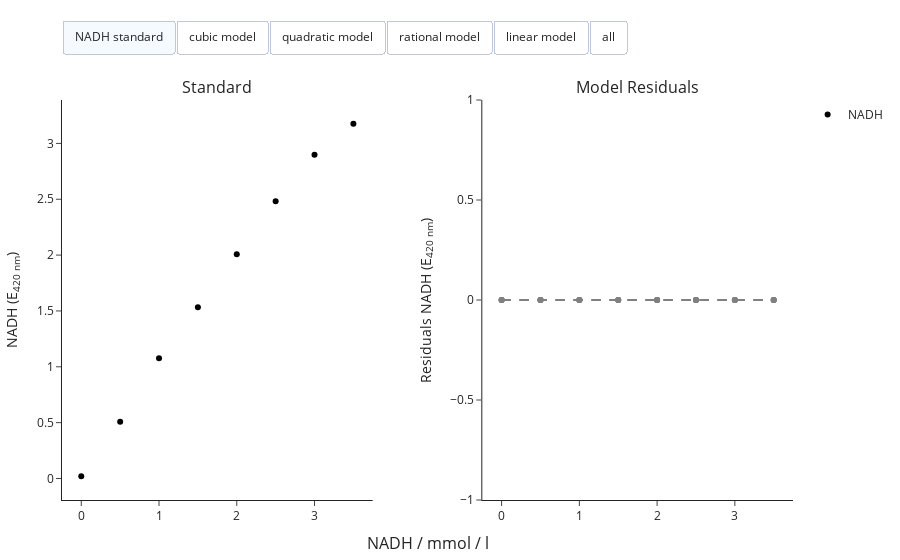

The notebook cell saved with this chart:
### Markdown cell above
### Visualizing calibration models

After fitting, the calibration models can be visualized using the `visualize` method. The method returns an interactive figure, allowing the user to inspect the calibration models and the residuals and to compare the models.

### Code cell
calibrator.visualize()

### Figure 1 — Plotly figure (JSON) as saved in the notebook; plotly's stock layout.template omitted (floating-point values rounded to 4 significant figures)
{"data": [{"customdata": ["NADH standard"], "hovertemplate": "Signal: %{y:.2f}", "marker": {"color": "#000000"}, "mode": "markers", "name": "NADH", "type": "scatter", "visible": true, "x": [0, 0.5, 1, 1.5, 2, 2.5, 3, 3.5], "xaxis": "x", "y": [0.02, 0.509, 1.076, 1.534, 2.008, 2.482, 2.898, 3.176], "yaxis": "y"}, {"customdata": ["cubic model"], "hovertemplate": "Signal: %{y:.2f}", "marker": {"color": "#636EFA"}, "mode": "lines", "name": "cubic model", "type": "scatter", "visible": false, "x": [0, 0.03535, 0.07071, 0.1061, 0.1414, 0.1768, 0.2121, 0.2475, 0.2828, 0.3182, 0.3535, 0.3889, 0.4242, 0.4596, 0.4949, 0.5303, 0.5657, 0.601, 0.6364, 0.6717, 0.7071, 0.7424, 0.7778, 0.8131, 0.8485, 0.8838, 0.9192, 0.9545, 0.9899, 1.025, 1.061, 1.096, 1.131, 1.167, 1.202, 1.237, 1.273, 1.308, 1.343, 1.379, 1.414, 1.449, 1.485, 1.52, 1.556, 1.591, 1.626, 1.662, 1.697, 1.732, 1.768, 1.803, 1.838, 1.874, 1.909, 1.944, 1.98, 2.015, 2.051, 2.086, 2.121, 2.157, 2.192, 2.227, 2.263, 2.298, 2.333, 2.369, 2.404, 2.439, 2.475, 2.51, 2.545, 2.581, 2.616, 2.652, 2.687, 2.722, 2.758, 2.793, 2.828, 2.864, 2.899, 2.934, 2.97, 3.005, 3.04, 3.076, 3.111, 3.146, 3.182, 3.217, 3.253, 3.288, 3.323, 3.359, 3.394, 3.429, 3.465, 3.5], "xaxis": "x", "y": [0.02024, 0.0551, 0.0901, 0.1252, 0.1605, 0.1958, 0.2313, 0.2669, 0.3026, 0.3383, 0.3742, 0.4101, 0.4462, 0.4822, 0.5184, 0.5546, 0.5909, 0.6272, 0.6635, 0.6999, 0.7363, 0.7727, 0.8092, 0.8456, 0.8821, 0.9185, 0.955, 0.9914, 1.028, 1.064, 1.101, 1.137, 1.173, 1.209, 1.245, 1.282, 1.318, 1.354, 1.389, 1.425, 1.461, 1.497, 1.532, 1.567, 1.603, 1.638, 1.673, 1.708, 1.742, 1.777, 1.811, 1.846, 1.88, 1.914, 1.948, 1.981, 2.015, 2.048, 2.081, 2.114, 2.146, 2.179, 2.211, 2.243, 2.274, 2.306, 2.337, 2.368, 2.399, 2.429, 2.459, 2.489, 2.519, 2.548, 2.577, 2.606, 2.634, 2.662, 2.69, 2.717, 2.744, 2.771, 2.798, 2.824, 2.849, 2.875, 2.9, 2.924, 2.949, 2.972, 2.996, 3.019, 3.042, 3.064, 3.086, 3.107, 3.128, 3.149, 3.169, 3.188], "yaxis": "y"}, {"customdata": ["cubic model"], "hoverinfo": "skip", "hovertemplate": "Signal: %{y:.2f}", "marker": {"color": "#636EFA"}, "mode": "markers", "name": "Residuals", "type": "scatter", "visible": false, "x": [0, 0.5, 1, 1.5, 2, 2.5, 3, 3.5], "xaxis": "x2", "y": [-0.0002426, -0.01457, 0.03781, -0.01318, -0.02563, 0.001401, 0.02683, -0.01242], "yaxis": "y2"}, {"customdata": ["cubic model"], "hovertemplate": "Signal: %{y:.2f}", "line": {"color": "grey", "dash": "dash", "width": 2}, "showlegend": false, "type": "scatter", "visible": true, "x": [0, 0.5, 1, 1.5, 2, 2.5, 3, 3.5], "xaxis": "x2", "y": [0, 0, 0, 0, 0, 0, 0, 0], "yaxis": "y2"}, {"customdata": ["quadratic model"], "hovertemplate": "Signal: %{y:.2f}", "marker": {"color": "#EF553B"}, "mode": "lines", "name": "quadratic model", "type": "scatter", "visible": false, "x": [0, 0.03535, 0.07071, 0.1061, 0.1414, 0.1768, 0.2121, 0.2475, 0.2828, 0.3182, 0.3535, 0.3889, 0.4242, 0.4596, 0.4949, 0.5303, 0.5657, 0.601, 0.6364, 0.6717, 0.7071, 0.7424, 0.7778, 0.8131, 0.8485, 0.8838, 0.9192, 0.9545, 0.9899, 1.025, 1.061, 1.096, 1.131, 1.167, 1.202, 1.237, 1.273, 1.308, 1.343, 1.379, 1.414, 1.449, 1.485, 1.52, 1.556, 1.591, 1.626, 1.662, 1.697, 1.732, 1.768, 1.803, 1.838, 1.874, 1.909, 1.944, 1.98, 2.015, 2.051, 2.086, 2.121, 2.157, 2.192, 2.227, 2.263, 2.298, 2.333, 2.369, 2.404, 2.439, 2.475, 2.51, 2.545, 2.581, 2.616, 2.652, 2.687, 2.722, 2.758, 2.793, 2.828, 2.864, 2.899, 2.934, 2.97, 3.005, 3.04, 3.076, 3.111, 3.146, 3.182, 3.217, 3.253, 3.288, 3.323, 3.359, 3.394, 3.429, 3.465, 3.5], "xaxis": "x", "y": [-0.009375, 0.03082, 0.07086, 0.1108, 0.1505, 0.1901, 0.2295, 0.2688, 0.3079, 0.3468, 0.3856, 0.4243, 0.4628, 0.5011, 0.5393, 0.5773, 0.6152, 0.6529, 0.6905, 0.7279, 0.7651, 0.8022, 0.8392, 0.8759, 0.9126, 0.949, 0.9854, 1.022, 1.058, 1.093, 1.129, 1.165, 1.2, 1.235, 1.27, 1.305, 1.34, 1.375, 1.409, 1.443, 1.478, 1.512, 1.545, 1.579, 1.613, 1.646, 1.679, 1.712, 1.745, 1.778, 1.811, 1.843, 1.875, 1.907, 1.939, 1.971, 2.003, 2.034, 2.066, 2.097, 2.128, 2.159, 2.19, 2.22, 2.251, 2.281, 2.311, 2.341, 2.371, 2.401, 2.43, 2.459, 2.489, 2.518, 2.546, 2.575, 2.604, 2.632, 2.66, 2.689, 2.716, 2.744, 2.772, 2.799, 2.827, 2.854, 2.881, 2.908, 2.934, 2.961, 2.987, 3.014, 3.04, 3.066, 3.091, 3.117, 3.143, 3.168, 3.193, 3.218], "yaxis": "y"}, {"customdata": ["quadratic model"], "hoverinfo": "skip", "hovertemplate": "Signal: %{y:.2f}", "marker": {"color": "#EF553B"}, "mode": "markers", "name": "Residuals", "type": "scatter", "visible": false, "x": [0, 0.5, 1, 1.5, 2, 2.5, 3, 3.5], "xaxis": "x2", "y": [0.02938, -0.03572, 0.008196, -0.02587, -0.01293, 0.03102, 0.04798, -0.04204], "yaxis": "y2"}, {"customdata": ["quadratic model"], "hovertemplate": "Signal: %{y:.2f}", "line": {"color": "grey", "dash": "dash", "width": 2}, "showlegend": false, "type": "scatter", "visible": true, "x": [0, 0.5, 1, 1.5, 2, 2.5, 3, 3.5], "xaxis": "x2", "y": [0, 0, 0, 0, 0, 0, 0, 0], "yaxis": "y2"}, {"customdata": ["rational model"], "hovertemplate": "Signal: %{y:.2f}", "marker": {"color": "#00CC96"}, "mode": "lines", "name": "rational model", "type": "scatter", "visible": false, "x": [0, 0.03535, 0.07071, 0.1061, 0.1414, 0.1768, 0.2121, 0.2475, 0.2828, 0.3182, 0.3535, 0.3889, 0.4242, 0.4596, 0.4949, 0.5303, 0.5657, 0.601, 0.6364, 0.6717, 0.7071, 0.7424, 0.7778, 0.8131, 0.8485, 0.8838, 0.9192, 0.9545, 0.9899, 1.025, 1.061, 1.096, 1.131, 1.167, 1.202, 1.237, 1.273, 1.308, 1.343, 1.379, 1.414, 1.449, 1.485, 1.52, 1.556, 1.591, 1.626, 1.662, 1.697, 1.732, 1.768, 1.803, 1.838, 1.874, 1.909, 1.944, 1.98, 2.015, 2.051, 2.086, 2.121, 2.157, 2.192, 2.227, 2.263, 2.298, 2.333, 2.369, 2.404, 2.439, 2.475, 2.51, 2.545, 2.581, 2.616, 2.652, 2.687, 2.722, 2.758, 2.793, 2.828, 2.864, 2.899, 2.934, 2.97, 3.005, 3.04, 3.076, 3.111, 3.146, 3.182, 3.217, 3.253, 3.288, 3.323, 3.359, 3.394, 3.429, 3.465, 3.5], "xaxis": "x", "y": [-0.009612, 0.03122, 0.07184, 0.1123, 0.1525, 0.1925, 0.2323, 0.2719, 0.3113, 0.3506, 0.3896, 0.4284, 0.4671, 0.5055, 0.5438, 0.5819, 0.6198, 0.6575, 0.695, 0.7323, 0.7695, 0.8065, 0.8433, 0.8799, 0.9163, 0.9526, 0.9887, 1.025, 1.06, 1.096, 1.131, 1.167, 1.202, 1.237, 1.271, 1.306, 1.34, 1.375, 1.409, 1.443, 1.477, 1.51, 1.544, 1.577, 1.61, 1.643, 1.676, 1.709, 1.742, 1.774, 1.806, 1.838, 1.87, 1.902, 1.934, 1.966, 1.997, 2.028, 2.06, 2.091, 2.121, 2.152, 2.183, 2.213, 2.244, 2.274, 2.304, 2.334, 2.364, 2.393, 2.423, 2.452, 2.482, 2.511, 2.54, 2.569, 2.598, 2.626, 2.655, 2.683, 2.712, 2.74, 2.768, 2.796, 2.824, 2.852, 2.879, 2.907, 2.934, 2.961, 2.989, 3.016, 3.043, 3.069, 3.096, 3.123, 3.149, 3.176, 3.202, 3.228], "yaxis": "y"}, {"customdata": ["rational model"], "hoverinfo": "skip", "hovertemplate": "Signal: %{y:.2f}", "marker": {"color": "#00CC96"}, "mode": "markers", "name": "Residuals", "type": "scatter", "visible": false, "x": [0, 0.5, 1, 1.5, 2, 2.5, 3, 3.5], "xaxis": "x2", "y": [0.02961, -0.04024, 0.005407, -0.02411, -0.006973, 0.03801, 0.05037, -0.05208], "yaxis": "y2"}, {"customdata": ["rational model"], "hovertemplate": "Signal: %{y:.2f}", "line": {"color": "grey", "dash": "dash", "width": 2}, "showlegend": false, "type": "scatter", "visible": true, "x": [0, 0.5, 1, 1.5, 2, 2.5, 3, 3.5], "xaxis": "x2", "y": [0, 0, 0, 0, 0, 0, 0, 0], "yaxis": "y2"}, {"customdata": ["linear model"], "hovertemplate": "Signal: %{y:.2f}", "marker": {"color": "#AB63FA"}, "mode": "lines", "name": "linear model", "type": "scatter", "visible": false, "x": [0, 0.03535, 0.07071, 0.1061, 0.1414, 0.1768, 0.2121, 0.2475, 0.2828, 0.3182, 0.3535, 0.3889, 0.4242, 0.4596, 0.4949, 0.5303, 0.5657, 0.601, 0.6364, 0.6717, 0.7071, 0.7424, 0.7778, 0.8131, 0.8485, 0.8838, 0.9192, 0.9545, 0.9899, 1.025, 1.061, 1.096, 1.131, 1.167, 1.202, 1.237, 1.273, 1.308, 1.343, 1.379, 1.414, 1.449, 1.485, 1.52, 1.556, 1.591, 1.626, 1.662, 1.697, 1.732, 1.768, 1.803, 1.838, 1.874, 1.909, 1.944, 1.98, 2.015, 2.051, 2.086, 2.121, 2.157, 2.192, 2.227, 2.263, 2.298, 2.333, 2.369, 2.404, 2.439, 2.475, 2.51, 2.545, 2.581, 2.616, 2.652, 2.687, 2.722, 2.758, 2.793, 2.828, 2.864, 2.899, 2.934, 2.97, 3.005, 3.04, 3.076, 3.111, 3.146, 3.182, 3.217, 3.253, 3.288, 3.323, 3.359, 3.394, 3.429, 3.465, 3.5], "xaxis": "x", "y": [0.09917, 0.1318, 0.1644, 0.197, 0.2296, 0.2622, 0.2948, 0.3274, 0.36, 0.3926, 0.4252, 0.4578, 0.4904, 0.523, 0.5556, 0.5882, 0.6208, 0.6534, 0.686, 0.7186, 0.7512, 0.7838, 0.8164, 0.849, 0.8816, 0.9142, 0.9468, 0.9794, 1.012, 1.045, 1.077, 1.11, 1.142, 1.175, 1.208, 1.24, 1.273, 1.305, 1.338, 1.371, 1.403, 1.436, 1.468, 1.501, 1.534, 1.566, 1.599, 1.631, 1.664, 1.697, 1.729, 1.762, 1.794, 1.827, 1.86, 1.892, 1.925, 1.957, 1.99, 2.023, 2.055, 2.088, 2.12, 2.153, 2.186, 2.218, 2.251, 2.283, 2.316, 2.349, 2.381, 2.414, 2.446, 2.479, 2.512, 2.544, 2.577, 2.609, 2.642, 2.675, 2.707, 2.74, 2.772, 2.805, 2.838, 2.87, 2.903, 2.935, 2.968, 3.001, 3.033, 3.066, 3.098, 3.131, 3.164, 3.196, 3.229, 3.261, 3.294, 3.327], "yaxis": "y"}, {"customdata": ["linear model"], "hoverinfo": "skip", "hovertemplate": "Signal: %{y:.2f}", "marker": {"color": "#AB63FA"}, "mode": "markers", "name": "Residuals", "type": "scatter", "visible": false, "x": [0, 0.5, 1, 1.5, 2, 2.5, 3, 3.5], "xaxis": "x2", "y": [-0.07917, -0.05123, 0.05471, 0.05165, 0.0646, 0.07754, 0.03248, -0.1506], "yaxis": "y2"}, {"customdata": ["linear model"], "hovertemplate": "Signal: %{y:.2f}", "line": {"color": "grey", "dash": "dash", "width": 2}, "showlegend": false, "type": "scatter", "visible": true, "x": [0, 0.5, 1, 1.5, 2, 2.5, 3, 3.5], "xaxis": "x2", "y": [0, 0, 0, 0, 0, 0, 0, 0], "yaxis": "y2"}], "layout": {"annotations": [{"font": {"size": 16}, "showarrow": false, "text": "Standard", "x": 0.2125, "xanchor": "center", "xref": "paper", "y": 1, "yanchor": "bottom", "yref": "paper"}, {"font": {"size": 16}, "showarrow": false, "text": "Model Residuals", "x": 0.7875, "xanchor": "center", "xref": "paper", "y": 1, "yanchor": "bottom", "yref": "paper"}, {"font": {"size": 16}, "showarrow": false, "text": "NADH / mmol / l", "x": 0.5, "xanchor": "center", "xref": "paper", "y": 0, "yanchor": "top", "yref": "paper", "yshift": -30}], "margin": {"b": 60, "l": 20, "r": 20, "t": 100}, "updatemenus": [{"active": 0, "buttons": [{"args": [{"visible": [true, false, false, false, false, false, false, false, false, false, false, false, false]}], "label": "NADH standard", "method": "update"}, {"args": [{"title": "cubic model", "visible": [true, true, true, true, false, false, false, false, false, false, false, false, false]}], "label": "cubic model", "method": "update"}, {"args": [{"title": "quadratic model", "visible": [true, false, false, false, true, true, true, false, false, false, false, false, false]}], "label": "quadratic model", "method": "update"}, {"args": [{"title": "rational model", "visible": [true, false, false, false, false, false, false, true, true, true, false, false, false]}], "label": "rational model", "method": "update"}, {"args": [{"title": "linear model", "visible": [true, false, false, false, false, false, false, false, false, false, true, true, true]}], "label": "linear model", "method": "update"}, {"args": [{"visible": [true, true, true, true, true, true, true, true, true, true, true, true, true]}], "label": "all", "method": "update"}], "direction": "right", "type": "buttons", "x": 0, "xanchor": "left", "y": 1.2, "yanchor": "top"}], "xaxis": {"anchor": "y", "domain": [0, 0.425]}, "xaxis2": {"anchor": "y2", "domain": [0.575, 1]}, "yaxis": {"anchor": "x", "domain": [0, 1], "title": {"text": "NADH (E<sub>420 nm</sub>)"}}, "yaxis2": {"anchor": "x2", "domain": [0, 1], "title": {"text": "Residuals NADH (E<sub>420 nm</sub>)"}}}}
